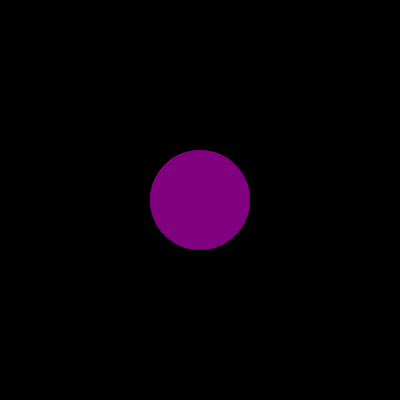
Frame 1 (no input)
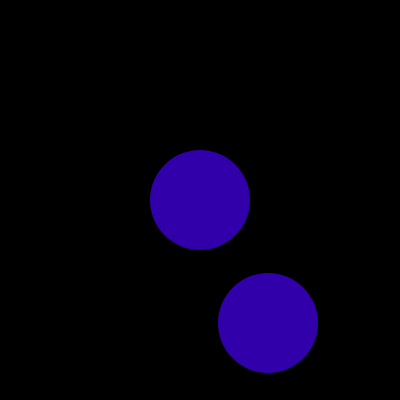
Frame 60 (no input)
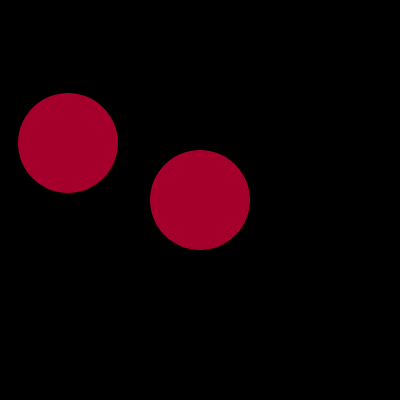
Frame 120 (the mouse pressed at the canvas centre since frame 60)

The p5.js sketch that drew these frames (run headless with seeded random() and noise() and a simulated clock; from frame 60 on, the mouse is pressed at the canvas centre):

// p5.js sketch
// ── sketch.js
var bb = {
  x: 200,
  y: 200,
  xspeed: 4,
  yspeed: 3,
  radius: 50,
  fill: (0, 10), //fill alpha no effect
};

var bb2 = {
    x: 200,
  y: 200,
  xspeed: 4,
  yspeed: 3,
  radius: 50,
  fill: (0, 10), //fill alpha no effect 
}
//assigning js object to variable bb
// with different fields: x,y,yspeed...
// https://www.youtube.com/watch?v=-e5h4IGKZRY

function setup() {
  createCanvas(400, 400);
  noStroke();
  // frameRate(20);
}

function draw() {
  
let xToBlue = map(bb.x, 0, width , 0, 255);
let yToRed = map(bb.y, height, 0, 0, 255);
// using map to make width, height //correspond to 0-255 for blue, red values

  background(0);
  fill(yToRed, 0, xToBlue);
  circle(bb.x, bb.y, bb.radius * 2);
  circle(bb2.x, bb2.y, bb2.radius * 2);

  moveIt();
  cornerBounce();
}

/******** functions ***********************/

function moveIt() {
  // moves the ball in x,y
  bb.x = bb.x + bb.xspeed;
  bb.y = bb.y + bb.yspeed;
}

function cornerBounce() {
  // inverts x and y speed at corners
  if (bb.x >= width - bb.radius || bb.x <= bb.radius) {
    bb.xspeed = -bb.xspeed;
  }
  if (bb.y >= height - bb.radius || bb.y - bb.radius <= 0) {
    bb.yspeed = -bb.yspeed;
  }
}

//map(value, start1, stop1, start2, stop2, [withinBounds])
  //value Number: the incoming value to be converted
// using map here to make canvas width, height 
//correspond to 0-255 for blue, red values
// which makes canvas a slice of the color cube revealed by bouncing ball bb
